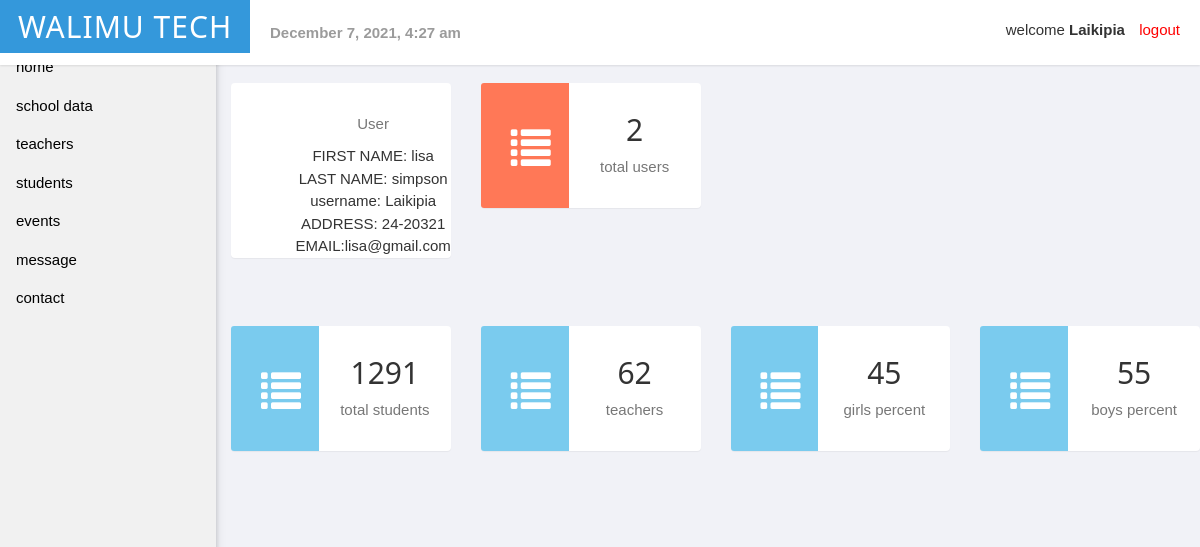
Screenshot of /subadmin/dashboard.php (signed in) with the database file from the repository.
### tables this page shows
CREATE TABLE `students` (
  `id` int(11) NOT NULL,
  `username` varchar(255) NOT NULL,
  `boys` int(255) NOT NULL,
  `girls` int(255) NOT NULL
);

CREATE TABLE `subadmin` (
  `id` int(11) NOT NULL,
  `fname` varchar(255) NOT NULL,
  `lname` varchar(255) NOT NULL,
  `username` varchar(255) NOT NULL,
  `address` varchar(255) NOT NULL,
  `email` varchar(255) NOT NULL,
  `phone` varchar(255) NOT NULL,
  `password` varchar(255) NOT NULL
);

### subadmin/dashboard.php (the view, shortened to what this page needs)
<?php include('adminserver.php'); ?>
<!DOCTYPE html>
<head>
    <link rel="stylesheet" href="https://maxcdn.bootstrapcdn.com/bootstrap/3.3.4/css/bootstrap.min.css" />
    <link rel="stylesheet" href="//cdnjs.cloudflare.com/ajax/libs/bootstrap-datepicker/1.3.0/css/datepicker3.min.css" />
    <link rel="stylesheet" href="css/main.css" />
    <link rel="stylesheet" href="css/sidenav.css" />
</head>
<body>
    <?php include('header.php'); ?>
    <?php if (isset($_SESSION['username'])) : ?>
        <?php include('sidenav.php'); ?>
        <?php
        $records = mysqli_query($db,"select * from userregister,students where userregister.username=students.username and userregister.county='" . $_SESSION["username"] . "'");
        $sum = 0;
        $gsum = 0;
        while ($data = mysqli_fetch_array($records)) {
            $total = $data['boys'] + $data['girls'];
            $sum += $total;
            $gsum += $data['girls'];
            $gpercent = ($gsum / $sum) * 100;
            echo number_format($gpercent);
            $bpercent = 100 - number_format($gpercent);
        }
        ?>
        <?php
        $sql = "SELECT * FROM userregister where county='" . $_SESSION["username"] . "'";
        if ($result = mysqli_query($db, $sql)) {
            $rowcount = mysqli_num_rows($result);
        }
        ?>
        <?php
        $records = mysqli_query($db, "select * from userregister,tallyteachers where userregister.username=tallyteachers.username and userregister.county='" . $_SESSION["username"] . "'");
        $tsum = 0;
        while ($data = mysqli_fetch_array($records)) {
            $total = $data['male'] + $data['female'];
            $tsum += $total;
        }
        ?>
        <div class="row" style="margin-left:18%; margin-top:5%;">
            <div class="col-md-3">
                <div class="panel panel-box clearfix">
                    <div class="panel-value pull-right" style="width: auto;">
                        <p class="text-muted">User</p>
                        <?php
                        $q = "SELECT fname, lname, username , address, email FROM subadmin WHERE username= '" . $_SESSION["username"] . "'";
                        $r = mysqli_query($db, $q);
                        $a = mysqli_fetch_assoc($r);
                        echo " FIRST NAME: " . $a["fname"] . "<br>";
                        echo "LAST NAME: " . $a["lname"] . "<br>";
                        echo "username: " . $a["username"] . "<br>";
                        echo "ADDRESS: " . $a["address"] . "<br>";
                        echo "EMAIL:" . $a["email"];
                        ?>
                    </div>
                </div>
            </div>
            <div class="col-md-3">
                <div class="panel panel-box clearfix">
                    <div class="panel-icon pull-left bg-red">
                        <i class="glyphicon glyphicon-list"></i>
                    </div>
                    <div class="panel-value pull-right">
                        <h2 class="margin-top"> <?php echo $rowcount; ?> </h2>
                        <p class="text-muted">total users</p>
                    </div>
                </div>
            </div>
        </div>
        <div class="row" style="margin-left:18%; margin-top:4%;">
            <div class="col-md-3">
                <div class="panel panel-box clearfix">
                    <div class="panel-icon pull-left bg-blue">
                        <i class="glyphicon glyphicon-list"></i>
                    </div>
                    <div class="panel-value pull-right">
                        <h2 class="margin-top"> <?php echo $sum; ?> </h2>
                        <p class="text-muted">total students</p>
                    </div>
                </div>
            </div>
            <div class="col-md-3">
                <div class="panel panel-box clearfix">
                    <div class="panel-icon pull-left bg-blue">
                        <i class="glyphicon glyphicon-list"></i>
                    </div>
                    <div class="panel-value pull-right">
                        <h2 class="margin-top"> <?php echo $tsum; ?> </h2>
                        <p class="text-muted">teachers</p>
                    </div>
                </div>
            </div>
            <div class="col-md-3">
                <div class="panel panel-box clearfix">
                    <div class="panel-icon pull-left bg-blue">
                        <i class="glyphicon glyphicon-list"></i>
                    </div>
                    <div class="panel-value pull-right">
                        <h2 class="margin-top"> <?php echo number_format($gpercent); ?> </h2>
                        <p class="text-muted">girls percent</p>
                    </div>
                </div>
            </div>
            <div class="col-md-3">
                <div class="panel panel-box clearfix">
                    <div class="panel-icon pull-left bg-blue">
                        <i class="glyphicon glyphicon-list"></i>
                    </div>
                    <div class="panel-value pull-right">
                        <h2 class="margin-top"> <?php echo $bpercent; ?> </h2>
                        <p class="text-muted">boys percent</p>
                    </div>
                </div>
            </div>
        </div>
        <div class="row" style="margin-left:18%; margin-top:4%;">
            <div class="col-md-3">
            </div>
        </div>
    <?php endif ?>
</body>
</html>

### subadmin/css/main.css (style rules this page uses)
body { font-family: 'Helvetica Neue', Helvetica, Arial, sans-serif; font-weight: 400; overflow-x: hidden; overflow-y: auto; background: #f1f2f7; height: 100%; width: 100%; }
.bg-blue { background-color: #7ACBEE; }
.bg-red { background-color: #FF7857; }
.panel-box { width: 100%; height: 100%; text-align: center; border: none; }
.panel-value { width: 60%; }
.panel-icon { padding: 30px; width: 40%; border-radius: 0; }
.panel-icon { -webkit-border-radius: 3px 0 0 3px; -moz-border-radius: 3px 0 0 3px; border-radius: 3px 0 0 3px; }
.panel-value { -webkit-border-radius: 0 3px 3px 0; -moz-border-radius: 0 3px 3px 0; border-radius: 0 3px 3px 0; }
.panel-value h2 { margin-top: 30px; }
.panel-icon i { line-height: 65px; font-size: 40px; color: #fff; }

### subadmin/css/w33.css (style rules this page uses)
*, *:before, *:after { box-sizing: inherit }
body { margin: 0 }
html, body { font-family: Verdana, sans-serif; font-size: 15px; line-height: 1.5 }
h2 { font-size: 30px }
h1, h2, h3, h4, h5, h6 { font-family: "Segoe UI", Arial, sans-serif; font-weight: 400; margin: 10px 0 }

### rows the page displays
students: gpercent "45"
subadmin: fname "lisa", lname "simpson", username "Laikipia", address "24-20321", email "lisa@gmail.com"

### other values shown
$_SESSION['username'] "Laikipia"
$rowcount "2"
$sum "1291"
$tsum "62"
$gpercent "45"
$bpercent "55"
